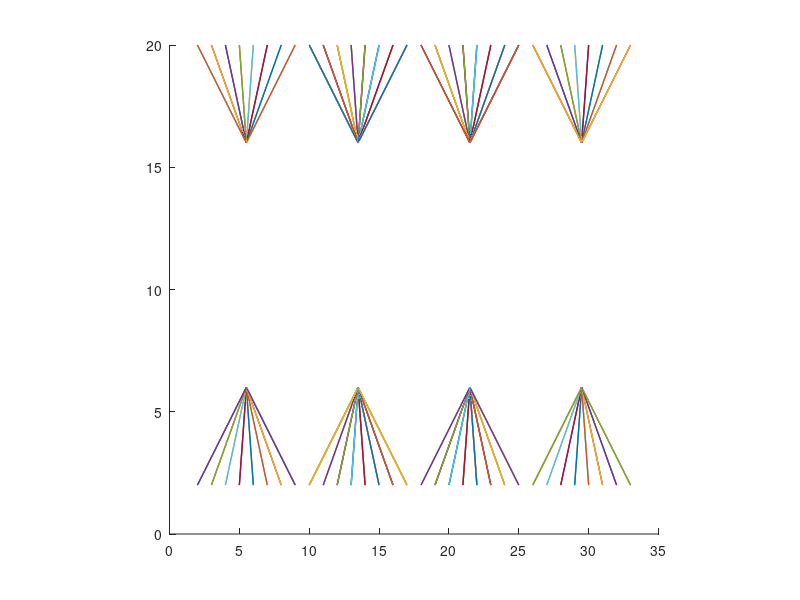

Write MATLAB code to recreate this figure. (Note: this script raises an error after producing the figure.)
% housekeeping
close all
clear all
clc

% init
% grid on
hold on
axis square

x=[2 3 4 5 6 7 8 9; 5.5 5.5 5.5 5.5 5.5 5.5 5.5 5.5];
y=[2 2 2 2 2 2 2 2; 6 6 6 6 6 6 6 6];
z=[4 4 4 4 4 4 4 4 ; 2 2 2 2 2 2 2 2 ];

x=[x, [10 11 12 13 14 15 16 17; 13.5 13.5 13.5 13.5 13.5 13.5 13.5 13.5]];
x=[x, [18 19 20 21 22 23 24 25; 21.5 21.5 21.5 21.5 21.5 21.5 21.5 21.5]];

y=[y, y, y];
z=[z, z, z];

% for other side
x=[x,x];
y=[y,y];
zOther = z;
zOther(2,:)=zOther(2,:)+4;
z=[z,zOther];


x=[x,8.+x];
y=[y,y];
z=[z,z];

x=[x, x];
y=[y, flipud(y+14)];
z=[z, z];


scatterX=unique(x(1,:));
scatterX=[scatterX scatterX];
scatterY=ones(1,32).*20;
scatterY=[scatterY scatterY-18];
scatterZ=ones(1,64).*4;

% switches
swX=unique(x(2,:));
swX=[[swX;swX(1) swX(1) swX(1) swX(1)],[swX;swX(2) swX(2) swX(2) swX(2)],[swX;swX(3) swX(3) swX(3) swX(3)],[swX;swX(4) swX(4) swX(4) swX(4)]];
swY=[[6 6 6 6; 16 16 16 16],[6 6 6 6; 16 16 16 16],[6 6 6 6; 16 16 16 16],[6 6 6 6; 16 16 16 16]];
swZ=[[2 2 2 2; 2 2 2 2],[2 2 2 2; 2 2 2 2],[2 2 2 2; 2 2 2 2],[2 2 2 2; 2 2 2 2]];

swX=[swX,swX];
swY=[swY,swY];
swZ=[swZ,(swZ+4)];


scatterSwX=unique(x(2,:));
scatterSwX=[scatterSwX, scatterSwX];
scatterSwY=[6 6 6 6 16 16 16 16];
scatterSwZ=[6 6 6 6 6 6 6 6];
scatterSwX=[scatterSwX, scatterSwX];
scatterSwY=[scatterSwY,scatterSwY];
scatterSwZ=[scatterSwZ,scatterSwZ-4];

% cores
scatterCoreX=[2.8750    4.6250    6.3750    8.1250];
scatterCoreX=[scatterCoreX, scatterCoreX+8, scatterCoreX+16, scatterCoreX+24];
scatterCoreX = [scatterCoreX,scatterCoreX];
scatterCoreY=[6 6 6 6];
scatterCoreY=[scatterCoreY,scatterCoreY,scatterCoreY,scatterCoreY];
scatterCoreY = [scatterCoreY,scatterCoreY+10];
scatterCoreZ=[12 12 12 12];
scatterCoreZ=[scatterCoreZ,scatterCoreZ,scatterCoreZ,scatterCoreZ];
scatterCoreZ = [scatterCoreZ,scatterCoreZ];

scatterCoreX=[scatterCoreX, scatterCoreX];
scatterCoreY=[scatterCoreY, scatterCoreY];
scatterCoreZ=[scatterCoreZ, scatterCoreZ-16];


coreX = [5.5,5.5,5.5,5.5;2.8750    4.6250    6.3750    8.1250];
coreX=[coreX,coreX+8,coreX+16,coreX+24];
coreX=[coreX,coreX];
coreY= [6 6 6 6;6 6 6 6];
coreY = [coreY,coreY,coreY,coreY];
coreY=[coreY,coreY+10];
coreZ = [6 6 6 6; 12 12 12 12];
coreZ = [coreZ,coreZ,coreZ,coreZ];
coreZ = [coreZ,coreZ];

coreX=[coreX,coreX];
coreY=[coreY,coreY];
coreZ = [coreZ, flipud(coreZ)-10];
hold on

plot3(x,y,z,'LineWidth',1)
scatter3(scatterX,scatterY,scatterZ,'O','LineWidth',5,'MarkerFaceColor','r')


plot3(swX,swY,swZ,'LineWidth',2)
scatter3(scatterSwX,scatterSwY,scatterSwZ,'X','LineWidth',30,'MarkerFaceColor','g')

plot3(coreX,coreY,coreZ,'LineWidth',3)
scatter3(scatterCoreX,scatterCoreY,scatterCoreZ,'O','LineWidth',13,'MarkerFaceColor','b')

% % plot all pods
% for i=1:16
%     
%     plot3(x,y+(i-1)*25,z,'o')
%     plot3(x,y+(i-1)*25,z)
%     plot3(swX,swY,swZ,'--')
%     plot3(swX,swY+(i-1)*25,swZ,'LineWidth',2)
%     
% end

